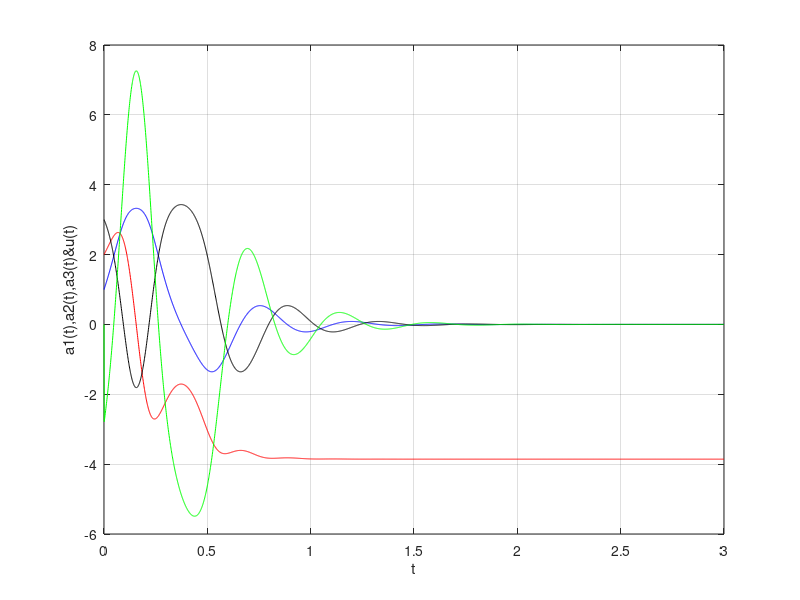

Source code (MATLAB):
clear
clf

h= 0.001;
t =[0:h:3];

for i=1:(size(t,2)-1)
a1(1)=1;
a2(1)=2;
a3(1)=3;
t(1)=0;
t(i+1)= t(i)+h;

f=@(t,a1,a2,a3) ((pi/sqrt(2))*a1*a2 + (pi/sqrt(2))*a2*a3);
g=@(t,a1,a2,a3) (-1*(pi/sqrt(2))*a1*a1 + ((2*pi)/sqrt(2))*a1*a3);
n=@(t,a1,a2,a3) (-1*((3*pi)/sqrt(2))*a1*a2);

k11= h*f(t(i),a1(i),a2(i),a3(i));
k21= h*g(t(i),a1(i),a2(i),a3(i));
k31= h*n(t(i),a1(i),a2(i),a3(i));

k12= h*f(t(i)+0.5*h,a1(i)+(k11*h)/2,a2(i)+(k21*h)/2,a3(i)+(k31*h)/2);
k22= h*g(t(i)+0.5*h,a1(i)+(k11*h)/2,a2(i)+(k21*h)/2,a3(i)+(k31*h)/2);
k32= h*n(t(i)+0.5*h,a1(i)+(k11*h)/2,a2(i)+(k21*h)/2,a3(i)+(k31*h)/2);

k13= h*f(t(i)+0.5*h,a1(i)+(k12*h)/2,a2(i)+(k22*h)/2,a3(i)+(k32*h)/2);
k23= h*g(t(i)+0.5*h,a1(i)+(k12*h)/2,a2(i)+(k22*h)/2,a3(i)+(k32*h)/2);
k33= h*n(t(i)+0.5*h,a1(i)+(k12*h)/2,a2(i)+(k22*h)/2,a3(i)+(k32*h)/2);

k14 = h*f(t(i)+h,a1(i)+(k13*h),a2(i)+(k23*h),a3(i)+(k33*h));
k24 = h*g(t(i)+h,a1(i)+(k13*h),a2(i)+(k23*h),a3(i)+(k33*h));
k34 = h*n(t(i)+h,a1(i)+(k13*h),a2(i)+(k23*h),a3(i)+(k33*h));

a1(i+1)=a1(i)+(k11+2*k12+2*k13+k14)/6;
a2(i+1)=a2(i)+(k21+2*k22+2*k23+k24)/6;
a3(i+1)=a3(i)+(k31+2*k32+2*k33+k34)/6;

phi1= sqrt(2)*sin(pi/2);
phi2= sqrt(2)*sin(pi);
phi3= sqrt(2)*sin(3*pi/2);

u(i+1)= (a1(i+1)*phi1)+(a2(i+1)*phi2)+(a3(i+1)*phi3);
end

figure(1); plot(t,a1,'b',t,a2,'r',t,a3,'black',t,u,'g');
grid on;
xlabel('t');
ylabel('a1(t),a2(t),a3(t)&u(t)');